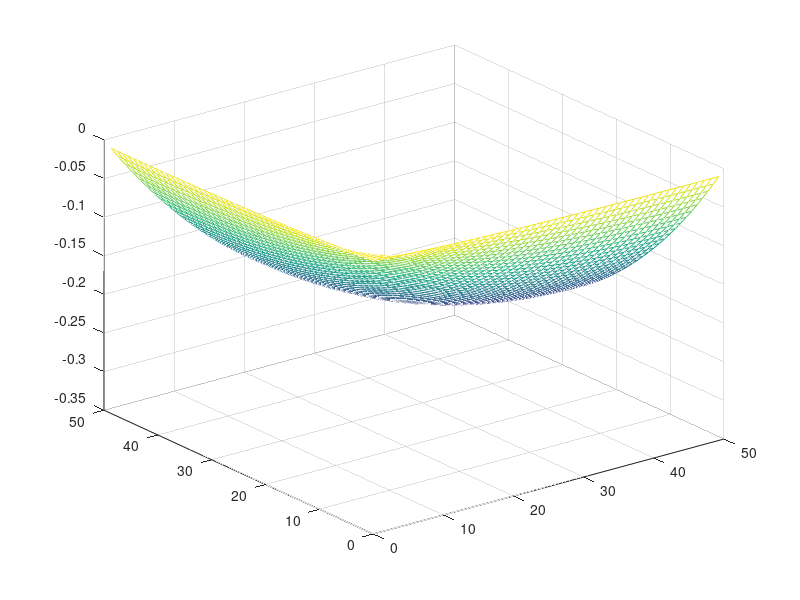

Reproduce this figure in MATLAB.
0%%
clear;
clc;
 
% bisn per dimension 
nx=5;
ny=5;


% mesh size per dimension
hx=1/nx;
hy=1/ny;

% indentity matrices
Ix=speye(nx-1); % to speye δεν κρατα μηδενικα 
Iy=speye(ny-1);

Tx=-gallery('tridiag',nx-1)/hx^2;
Ty=-gallery('tridiag',ny-1)/hy^2;

%create the matrix A 
A2D=kron(Iy,Tx)+kron(Ty,Ix);

% form rhs
F=ones((nx-1)*(ny-1),1);

%solve 
x=A2D\F;
    
mesh(reshape(x,nx-1,ny-1));

%%
clear;
clc;
 
% bisn per dimension 
nx=20;
ny=20;
nz=20;

% mesh size per dimension
hx=1/nx;
hy=1/ny;
hz=1/nz;
% indentity matrices
Ix=speye(nx-1); % to speye δεν κρατα μηδενικα 
Iy=speye(ny-1);
Iz=speye(nz-1);

Tx=-gallery('tridiag',nx-1)/hx^2;
Ty=-gallery('tridiag',ny-1)/hy^2;
Tz=-gallery('tridiag',nz-1)/hy^2;
%create the matrix A 
A3D=kron(Iz,kron(Iy,Tx))+ kron(Iz,kron(Ty,Ix))+kron(Tz,kron(Iy,Ix));


% form rhs
F=ones((nx-1)*(ny-1)*(nz-1),1);

%solve 
x=A3D\F;
    
xr=reshape(x,nx-1,ny-1,nz-1);

for i=1:nz-1
    mesh(xr(:,:,i));
    M=getframe;
    pause(0.3);
end
% an eixa d^2u/dx^2+d^u/dy^2+du/dx=1 
%to du/dx exei morio  [-1 0 1]

%%
clear;
clc;
 
% bisn per dimension 
nx=50;
ny=50;


% mesh size per dimension
hx=1/nx;
hy=1/ny;

% indentity matrices
Ix=speye(nx); % to speye δεν κρατα μηδενικα 
Iy=speye(ny-1);

Tx=-gallery('tridiag',nx)/hx^2;
Tx(nx,nx-1)=2/hx^2;
Ty=-gallery('tridiag',ny-1)/hy^2;

%create the matrix A 
A2D=kron(Iy,Tx)+kron(Ty,Ix);

% form rhs
F=ones((nx)*(ny-1),1);

%solve 
x=A2D\F;
    
mesh(reshape(x,nx,ny-1));
%%
clear;
clc;
 
% bisn per dimension 
nx=50;
ny=50;


% mesh size per dimension
hx=1/nx;
hy=1/ny;

% indentity matrices
Ix=speye(nx); % to speye δεν κρατα μηδενικα 
Iy=speye(ny);

Tx=-gallery('tridiag',nx)/hx^2;
Tx(nx,nx-1)=2/hx^2;
Ty=-gallery('tridiag',ny)/hy^2;
Ty(ny,ny-1)=2/hy^2;
%create the matrix A 
A2D=kron(Iy,Tx)+kron(Ty,Ix);

% form rhs
F=ones((nx)*(ny),1);

%solve 
x=A2D\F;
    
mesh(reshape(x,nx,ny));